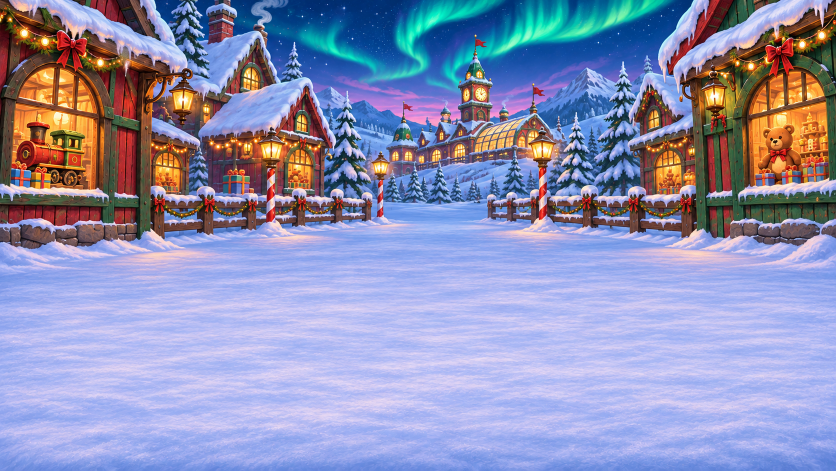
#> input picture scripts/duel-christmas-art/plaza.png, 1672 x 941 px (shown at 1/2 size); its folder holds 4 pictures in this run
$ python duel-christmas-art.py
#> lines starting #> are read from the running program, lines starting #| are printed output that depends on the picture
"""Convert approved snowball artwork to host/phone WebPs. Requires Pillow."""
from pathlib import Path
from PIL import Image

root = Path(__file__).resolve().parents[1]
source = root / "scripts/duel-christmas-art"
target = root / "src/client/shared/duel/christmas"
for sub, factor in [("", 1), ("phone", .5)]:
    out = target / sub
    out.mkdir(parents=True, exist_ok=True)
    for name in ["plaza", "street-1", "street-2", "street-3", "elf-sheet", "snow-puff"]:
        im = Image.open(source / f"{name}.png").convert("RGBA")
        # The effect is rendered small. Cap it before producing the phone copy.
        limit = 640 if name == "snow-puff" else 1774 if name == "elf-sheet" else 1600
        scale = min(1, limit / im.width) * factor
#> scale = 0.957
        im = im.resize((round(im.width * scale), round(im.height * scale)), Image.Resampling.LANCZOS)
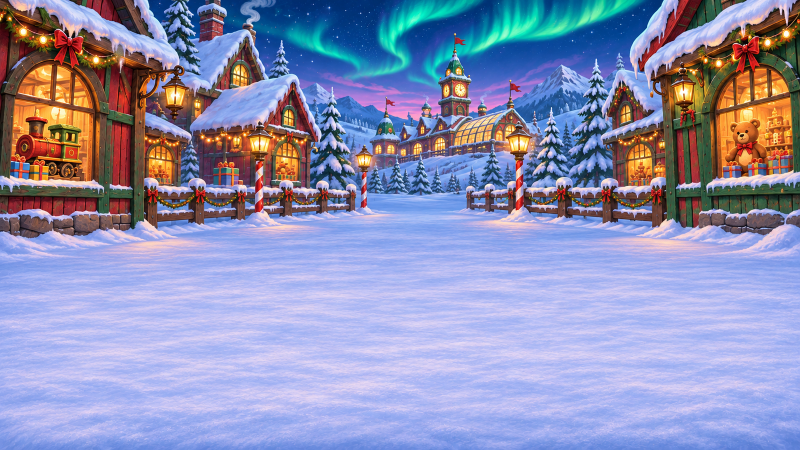
#> im: PIL image 1600x900 RGBA (shown at 1/2 size); mean R, G, B, A 142.1, 145.1, 180.7, 255
#> (the run stopped early here; a loop or call above may not have finished)
